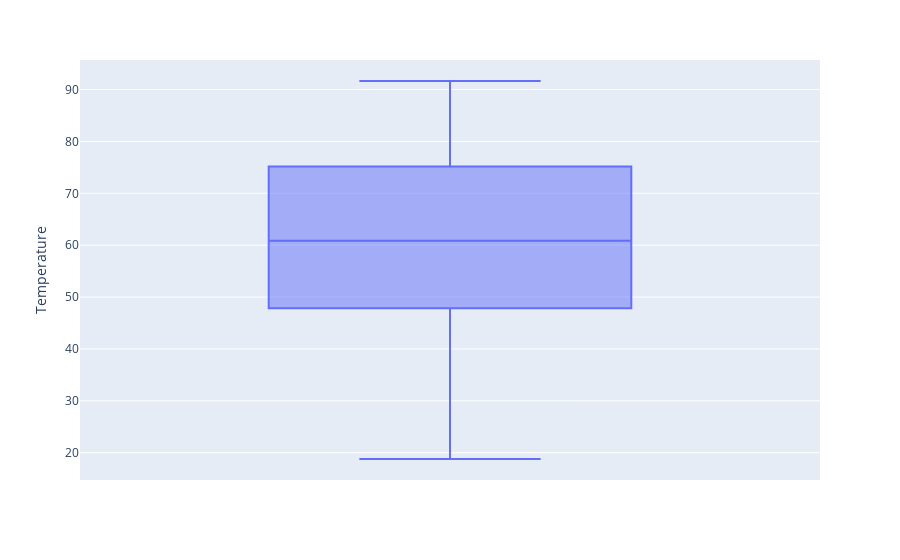

Notebook code for this chart:
### Markdown cell above
Visualisation des outliers

### Code cell
fig = px.box(df1, y="Temperature")
fig.show()

### Figure 1 — Plotly figure (JSON) as saved in the notebook; plotly's stock layout.template omitted (floating-point values rounded to 4 significant figures; data arrays with more than 128 entries replaced by an {"elided": "..."} marker saying what was removed)
{"data": [{"alignmentgroup": "True", "hovertemplate": "Temperature=%{y}<extra></extra>", "legendgroup": "", "marker": {"color": "#636efa"}, "name": "", "notched": false, "offsetgroup": "", "orientation": "v", "showlegend": false, "type": "box", "x0": " ", "xaxis": "x", "y": {"elided": "136 float values"}, "y0": " ", "yaxis": "y"}], "layout": {"boxmode": "group", "legend": {"tracegroupgap": 0}, "margin": {"t": 60}, "xaxis": {"anchor": "y", "domain": [0, 1]}, "yaxis": {"anchor": "x", "domain": [0, 1], "title": {"text": "Temperature"}}}}
